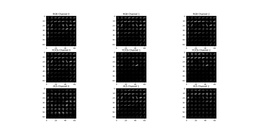
#> input picture output_images/car_hog.jpg, 256 x 133 px, shrunk from 1920 x 994 before the run, given as the content of the folder data/vehicles/vehicles/, which was not available
$ python features.py   (older library calls are emulated)
#> lines starting #> are read from the running program, lines starting #| are printed output that depends on the picture; pictures that were not available may be replaced by others from this repository, and a replacement may not be noted
### utils.py
import matplotlib.image as mpimg
import matplotlib.pyplot as plt
import numpy as np
import cv2
import glob
import os


def visualize(fig, rows, cols, imgs, titles, figname=None, cmap=None):
    for i, img in enumerate(imgs):
        plt.subplot(rows, cols, i+1)
        #plt.title(i+1)
        plt.title(titles[i])
        if (cmap == None):
            img_dims = len(img.shape)
            if img_dims < 3:
                plt.imshow(img, cmap='hot')
            else:
                plt.imshow(img)
        else:
            plt.imshow(img, cmap=cmap)
    plt.show()

    if (figname != None):
        fig.savefig(figname)


# Function that takes an image,
# start and stop positions in both x and y,
# window size (x and y dimensions),
# and overlap fraction (for both x and y)
# [48 lines left out: functions slide_window, draw_boxes, not called in this run]

# Read car and non-car images from files
def get_training_data(nsamples='ALL'):

    basedir = 'data/vehicles/vehicles/'

    image_types = os.listdir(basedir)
    cars = []

    for imtype in image_types:
        cars.extend(glob.glob(basedir+imtype+'/*'))

    print('Number of Vehicle Images found:',len(cars))

    basedir = 'data/non-vehicles/non-vehicles/'

    image_types = os.listdir(basedir)
    notcars = []

    for imtype in image_types:
        notcars.extend(glob.glob(basedir+imtype+'/*'))

    print('Number of Non-Vehicle Images found:',len(notcars))

    if (nsamples == 'ALL'):
        train_cars = cars
        train_notcars = notcars
    else:
        random_idxs = np.random.randint(0, len(cars), nsamples)

        train_cars = np.array(cars)[random_idxs]
        train_notcars = np.array(notcars)[random_idxs]

    return train_cars, train_notcars

### features.py
import numpy as np
import cv2
import matplotlib.image as mpimg
import matplotlib.pyplot as plt
from skimage.feature import hog

from utils import visualize
from utils import get_training_data

# Function to return HOG features and visualization
def get_hog_features(img, orient, pix_per_cell, cell_per_block,
                        vis=False, feature_vec=True):
    # Call with two outputs if vis==True
    if vis == True:
        features, hog_image = hog(img, orientations=orient,
                                  pixels_per_cell=(pix_per_cell, pix_per_cell),
                                  cells_per_block=(cell_per_block, cell_per_block),
                                  transform_sqrt=True,
                                  visualise=vis, feature_vector=feature_vec)
        return features, hog_image
    # Otherwise call with one output
    else:
        features = hog(img, orientations=orient,
                       pixels_per_cell=(pix_per_cell, pix_per_cell),
                       cells_per_block=(cell_per_block, cell_per_block),
                       transform_sqrt=True,
                       visualise=vis, feature_vector=feature_vec)
        return features

# Function to compute binned color features
# [98 lines left out: functions get_spatial_binning_features, get_color_hist_features, extract_features_from_image, extract_features_from_image_list, not called in this run]

if __name__ == '__main__':
    # Hyper paramaters

    color_space = 'RGB'
    hog_channel = 0
    orient = 9
    pix_per_cell = 8
    cell_per_block = 2
    spatial_size = (32,32)
    hist_bins = 32

    cars, noncars = get_training_data(nsamples=1)
    car_image = mpimg.imread(cars[0])
#> car_image is the input picture: shape (133, 256, 3); min 0, max 255, mean 194.8
    noncar_image = mpimg.imread(noncars[0])

    hog_features, car_hog_image = get_hog_features(car_image[:,:,hog_channel], orient,
                            pix_per_cell, cell_per_block, vis=True, feature_vec=True)
#> in get_hog_features, `features, hog_image = hog(img, orientations=orient, pixels_per_cell=(p..`: features = 16740 values, max 1 at index 135, min 0 at index 0, mean 0.0747
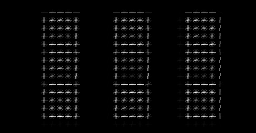
#> car_hog_image: shape (133, 256) float64; min 0, max 5.3, mean 0.168; drawn with min black and max white
#> hog_features has the same summary as features in get_hog_features

    hog_features, noncar_hog_image = get_hog_features(noncar_image[:,:,hog_channel], orient,
                            pix_per_cell, cell_per_block, vis=True, feature_vec=True)


    images = [car_image, noncar_image, car_hog_image, noncar_hog_image]
    titles = ['car image', 'non car image', 'car hog', 'noncar hog']
    fig = plt.figure(figsize=(12,6))
    visualize(fig, 2, 2, images, titles, figname='output_images/example_car_noncar_hog.jpg')
#> the loop in visualize, `for i, img in enumerate(imgs):` made 4 passes
#> img_dims on passes 1 to 4: 3, 3, 2, 2
#> in visualize, `plt.show()`:
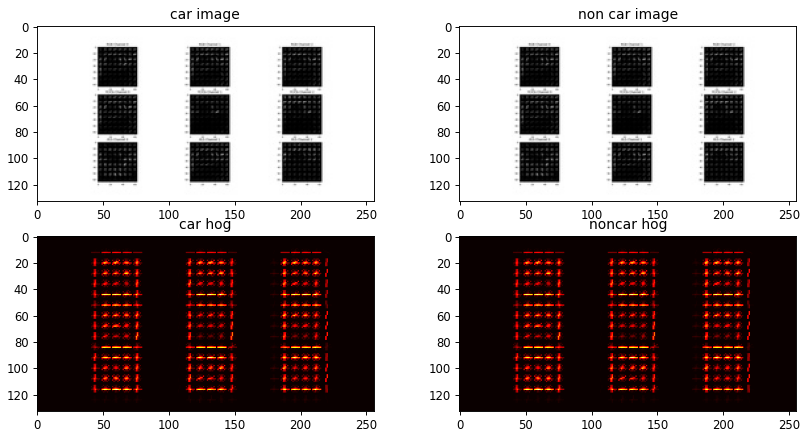
#> figure drawn by matplotlib, 4 panels

    images = []
    titles = []

    color_space = 'RGB'
    feature_image = car_image

    hog_channel = 0
    hog_features, hog_image = get_hog_features(feature_image[:,:,hog_channel], orient,
                            pix_per_cell, cell_per_block, vis=True, feature_vec=True)
    images.append(hog_image)
    titles.append('RGB Channel 0')

    hog_channel = 1
    hog_features, hog_image = get_hog_features(feature_image[:,:,hog_channel], orient,
                            pix_per_cell, cell_per_block, vis=True, feature_vec=True)
    images.append(hog_image)
    titles.append('RGB Channel 1')

    hog_channel = 2
    hog_features, hog_image = get_hog_features(feature_image[:,:,hog_channel], orient,
                            pix_per_cell, cell_per_block, vis=True, feature_vec=True)
    images.append(hog_image)
    titles.append('RGB Channel 2')

    color_space = 'YCrCb'
    feature_image = cv2.cvtColor(car_image, cv2.COLOR_RGB2YCrCb)
#> feature_image: shape (133, 256, 3); mean of channels 0, 1, 2 194.8, 128, 128

    hog_channel = 0
    hog_features, hog_image = get_hog_features(feature_image[:,:,hog_channel], orient,
                            pix_per_cell, cell_per_block, vis=True, feature_vec=True)
    images.append(hog_image)
    titles.append('YCrCb Channel 0')

    hog_channel = 1
    hog_features, hog_image = get_hog_features(feature_image[:,:,hog_channel], orient,
                            pix_per_cell, cell_per_block, vis=True, feature_vec=True)
#> hog_image: shape (133, 256) float64; every value is 0
#> hog_features = 16740 values from 0 to 0
    images.append(hog_image)
    titles.append('YCrCb Channel 1')

    hog_channel = 2
    hog_features, hog_image = get_hog_features(feature_image[:,:,hog_channel], orient,
                            pix_per_cell, cell_per_block, vis=True, feature_vec=True)
    images.append(hog_image)
    titles.append('YCrCb Channel 2')

    color_space = 'HLS'
    feature_image = cv2.cvtColor(car_image, cv2.COLOR_RGB2HLS)
#> feature_image: shape (133, 256, 3); mean of channels 0, 1, 2 0, 194.8, 0

    hog_channel = 0
    hog_features, hog_image = get_hog_features(feature_image[:,:,hog_channel], orient,
                            pix_per_cell, cell_per_block, vis=True, feature_vec=True)
    images.append(hog_image)
    titles.append('HLS Channel 0')

    hog_channel = 1
    hog_features, hog_image = get_hog_features(feature_image[:,:,hog_channel], orient,
                            pix_per_cell, cell_per_block, vis=True, feature_vec=True)
#> hog_features has the same summary as features in get_hog_features
    images.append(hog_image)
    titles.append('HLS Channel 1')

    hog_channel = 2
    hog_features, hog_image = get_hog_features(feature_image[:,:,hog_channel], orient,
                            pix_per_cell, cell_per_block, vis=True, feature_vec=True)
#> hog_features = 16740 values from 0 to 0
    images.append(hog_image)
    titles.append('HLS Channel 2')


    fig = plt.figure(figsize=(24,24))
    visualize(fig, 3, 3, images, titles, figname='output_images/car_hog_colorspace.jpg', cmap='gray')
#> the loop in visualize (call 2), `for i, img in enumerate(imgs):` made 9 passes

    images = []
    titles = []

    color_space = 'RGB'
    feature_image = noncar_image

    hog_channel = 0
    hog_features, hog_image = get_hog_features(feature_image[:,:,hog_channel], orient,
                            pix_per_cell, cell_per_block, vis=True, feature_vec=True)
#> hog_features has the same summary as features in get_hog_features
    images.append(hog_image)
    titles.append('RGB Channel 0')

    hog_channel = 1
    hog_features, hog_image = get_hog_features(feature_image[:,:,hog_channel], orient,
                            pix_per_cell, cell_per_block, vis=True, feature_vec=True)
    images.append(hog_image)
    titles.append('RGB Channel 1')

    hog_channel = 2
    hog_features, hog_image = get_hog_features(feature_image[:,:,hog_channel], orient,
                            pix_per_cell, cell_per_block, vis=True, feature_vec=True)
    images.append(hog_image)
    titles.append('RGB Channel 2')

    color_space = 'YCrCb'
    feature_image = cv2.cvtColor(noncar_image, cv2.COLOR_RGB2YCrCb)

    hog_channel = 0
    hog_features, hog_image = get_hog_features(feature_image[:,:,hog_channel], orient,
                            pix_per_cell, cell_per_block, vis=True, feature_vec=True)
    images.append(hog_image)
    titles.append('YCrCb Channel 0')

    hog_channel = 1
    hog_features, hog_image = get_hog_features(feature_image[:,:,hog_channel], orient,
                            pix_per_cell, cell_per_block, vis=True, feature_vec=True)
#> hog_features = 16740 values from 0 to 0
    images.append(hog_image)
    titles.append('YCrCb Channel 1')

    hog_channel = 2
    hog_features, hog_image = get_hog_features(feature_image[:,:,hog_channel], orient,
                            pix_per_cell, cell_per_block, vis=True, feature_vec=True)
    images.append(hog_image)
    titles.append('YCrCb Channel 2')

    color_space = 'HLS'
    feature_image = cv2.cvtColor(noncar_image, cv2.COLOR_RGB2HLS)

    hog_channel = 0
    hog_features, hog_image = get_hog_features(feature_image[:,:,hog_channel], orient,
                            pix_per_cell, cell_per_block, vis=True, feature_vec=True)
    images.append(hog_image)
    titles.append('HLS Channel 0')

    hog_channel = 1
    hog_features, hog_image = get_hog_features(feature_image[:,:,hog_channel], orient,
                            pix_per_cell, cell_per_block, vis=True, feature_vec=True)
#> hog_features has the same summary as features in get_hog_features
    images.append(hog_image)
    titles.append('HLS Channel 1')

    hog_channel = 2
    hog_features, hog_image = get_hog_features(feature_image[:,:,hog_channel], orient,
                            pix_per_cell, cell_per_block, vis=True, feature_vec=True)
#> hog_features = 16740 values from 0 to 0
    images.append(hog_image)
    titles.append('HLS Channel 2')


    fig = plt.figure(figsize=(24,24))
    visualize(fig, 3, 3, images, titles, figname='output_images/noncar_hog_colorspace.jpg', cmap='gray')


    images = []
    titles = []

    color_space = 'YCrCb'
    feature_image = cv2.cvtColor(car_image, cv2.COLOR_RGB2YCrCb)

    orient = 3

    hog_channel = 0
    hog_features, hog_image = get_hog_features(feature_image[:,:,hog_channel], orient,
                            pix_per_cell, cell_per_block, vis=True, feature_vec=True)
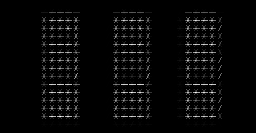
#> hog_image: shape (133, 256) float64; min 0, max 5.63, mean 0.172; drawn with min black and max white
#> hog_features = 5580 values, max 1 at index 45, min 0 at index 0, mean 0.164
    images.append(hog_image)
    titles.append('YCrCb Channel 0 - 3 orientations')

    hog_channel = 1
    hog_features, hog_image = get_hog_features(feature_image[:,:,hog_channel], orient,
                            pix_per_cell, cell_per_block, vis=True, feature_vec=True)
#> hog_features = 5580 values from 0 to 0
    images.append(hog_image)
    titles.append('YCrCb Channel 1 - 3 orientations')

    hog_channel = 2
    hog_features, hog_image = get_hog_features(feature_image[:,:,hog_channel], orient,
                            pix_per_cell, cell_per_block, vis=True, feature_vec=True)
    images.append(hog_image)
    titles.append('YCrCb Channel 2 - 3 orientations')

    orient = 9

    hog_channel = 0
    hog_features, hog_image = get_hog_features(feature_image[:,:,hog_channel], orient,
                            pix_per_cell, cell_per_block, vis=True, feature_vec=True)
#> hog_features has the same summary as features in get_hog_features
    images.append(hog_image)
    titles.append('YCrCb Channel 0 - 9 orientations')

    hog_channel = 1
    hog_features, hog_image = get_hog_features(feature_image[:,:,hog_channel], orient,
                            pix_per_cell, cell_per_block, vis=True, feature_vec=True)
#> hog_features = 16740 values from 0 to 0
    images.append(hog_image)
    titles.append('YCrCb Channel 1 - 9 orientations')

    hog_channel = 2
    hog_features, hog_image = get_hog_features(feature_image[:,:,hog_channel], orient,
                            pix_per_cell, cell_per_block, vis=True, feature_vec=True)
    images.append(hog_image)
    titles.append('YCrCb Channel 2 - 9 orientations')

    orient = 15

    hog_channel = 0
    hog_features, hog_image = get_hog_features(feature_image[:,:,hog_channel], orient,
                            pix_per_cell, cell_per_block, vis=True, feature_vec=True)
    images.append(hog_image)
    titles.append('YCrCb Channel 0 - 15 orientations')

    hog_channel = 1
    hog_features, hog_image = get_hog_features(feature_image[:,:,hog_channel], orient,
                            pix_per_cell, cell_per_block, vis=True, feature_vec=True)
    images.append(hog_image)
    titles.append('YCrCb Channel 1 - 15 orientations')

    hog_channel = 2
    hog_features, hog_image = get_hog_features(feature_image[:,:,hog_channel], orient,
                            pix_per_cell, cell_per_block, vis=True, feature_vec=True)
    images.append(hog_image)
    titles.append('YCrCb Channel 2 - 15 orientations')

    fig = plt.figure(figsize=(24,24))
    visualize(fig, 3, 3, images, titles, figname='output_images/car_hog_orient.jpg', cmap='gray')

    images = []
    titles = []

    color_space = 'YCrCb'
    orient = 9
    feature_image = cv2.cvtColor(car_image, cv2.COLOR_RGB2YCrCb)

    pix_per_cell = 4

    hog_channel = 0
    hog_features, hog_image = get_hog_features(feature_image[:,:,hog_channel], orient,
                            pix_per_cell, cell_per_block, vis=True, feature_vec=True)
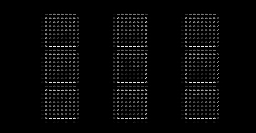
#> hog_image: shape (133, 256) float64; min 0, max 7.81, mean 0.245; drawn with min black and max white
    images.append(hog_image)
    titles.append('YCrCb Channel 0 - 4 pixels/cell')

    hog_channel = 1
    hog_features, hog_image = get_hog_features(feature_image[:,:,hog_channel], orient,
                            pix_per_cell, cell_per_block, vis=True, feature_vec=True)
    images.append(hog_image)
    titles.append('YCrCb Channel 1 - 4 pixels/cell')

    hog_channel = 2
    hog_features, hog_image = get_hog_features(feature_image[:,:,hog_channel], orient,
                            pix_per_cell, cell_per_block, vis=True, feature_vec=True)
    images.append(hog_image)
    titles.append('YCrCb Channel 2 - 4 pixels/cell')

    pix_per_cell = 8

    hog_channel = 0
    hog_features, hog_image = get_hog_features(feature_image[:,:,hog_channel], orient,
                            pix_per_cell, cell_per_block, vis=True, feature_vec=True)
#> hog_features has the same summary as features in get_hog_features
    images.append(hog_image)
    titles.append('YCrCb Channel 0 - 8 pixels/cell')

    hog_channel = 1
    hog_features, hog_image = get_hog_features(feature_image[:,:,hog_channel], orient,
                            pix_per_cell, cell_per_block, vis=True, feature_vec=True)
#> hog_features = 16740 values from 0 to 0
    images.append(hog_image)
    titles.append('YCrCb Channel 1 - 8 pixels/cell')

    hog_channel = 2
    hog_features, hog_image = get_hog_features(feature_image[:,:,hog_channel], orient,
                            pix_per_cell, cell_per_block, vis=True, feature_vec=True)
    images.append(hog_image)
    titles.append('YCrCb Channel 2 - 8 pixels/cell')

    pix_per_cell = 16

    hog_channel = 0
    hog_features, hog_image = get_hog_features(feature_image[:,:,hog_channel], orient,
                            pix_per_cell, cell_per_block, vis=True, feature_vec=True)
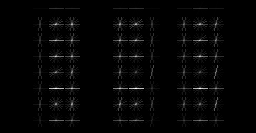
#> hog_image: shape (133, 256) float64; min 0, max 4.67, mean 0.0937; drawn with min black and max white
#> hog_features = 3780 values, max 1 at index 504, min 0 at index 0, mean 0.1
    images.append(hog_image)
    titles.append('YCrCb Channel 0 - 16 pixels/cell')

    hog_channel = 1
    hog_features, hog_image = get_hog_features(feature_image[:,:,hog_channel], orient,
                            pix_per_cell, cell_per_block, vis=True, feature_vec=True)
#> hog_features = 3780 values from 0 to 0
    images.append(hog_image)
    titles.append('YCrCb Channel 1 - 16 pixels/cell')

    hog_channel = 2
    hog_features, hog_image = get_hog_features(feature_image[:,:,hog_channel], orient,
                            pix_per_cell, cell_per_block, vis=True, feature_vec=True)
    images.append(hog_image)
    titles.append('YCrCb Channel 2 - 16 pixels/cell')

    fig = plt.figure(figsize=(24,24))
    visualize(fig, 3, 3, images, titles, figname='output_images/car_hog_pix_per_cell.jpg', cmap='gray')

    images = []
    titles = []

    color_space = 'YCrCb'
    orient = 9
    pix_per_cell = 8

    feature_image = cv2.cvtColor(car_image, cv2.COLOR_RGB2YCrCb)

    cell_per_block = 1

    hog_channel = 0
    hog_features, hog_image = get_hog_features(feature_image[:,:,hog_channel], orient,
                            pix_per_cell, cell_per_block, vis=True, feature_vec=True)
#> hog_features = 4608 values, max 1 at index 49, min 0 at index 0, mean 0.151
    images.append(hog_image)
    titles.append('YCrCb Channel 0 - 1 cells/block')

    hog_channel = 1
    hog_features, hog_image = get_hog_features(feature_image[:,:,hog_channel], orient,
                            pix_per_cell, cell_per_block, vis=True, feature_vec=True)
#> hog_features = 4608 values from 0 to 0
    images.append(hog_image)
    titles.append('YCrCb Channel 1 - 1 cells/block')

    hog_channel = 2
    hog_features, hog_image = get_hog_features(feature_image[:,:,hog_channel], orient,
                            pix_per_cell, cell_per_block, vis=True, feature_vec=True)
    images.append(hog_image)
    titles.append('YCrCb Channel 2 - 1 cells/block')

    cell_per_block = 2

    hog_channel = 0
    hog_features, hog_image = get_hog_features(feature_image[:,:,hog_channel], orient,
                            pix_per_cell, cell_per_block, vis=True, feature_vec=True)
#> hog_features has the same summary as features in get_hog_features
    images.append(hog_image)
    titles.append('YCrCb Channel 0 - 2 cells/block')

    hog_channel = 1
    hog_features, hog_image = get_hog_features(feature_image[:,:,hog_channel], orient,
                            pix_per_cell, cell_per_block, vis=True, feature_vec=True)
#> hog_features = 16740 values from 0 to 0
    images.append(hog_image)
    titles.append('YCrCb Channel 1 - 2 cells/block')

    hog_channel = 2
    hog_features, hog_image = get_hog_features(feature_image[:,:,hog_channel], orient,
                            pix_per_cell, cell_per_block, vis=True, feature_vec=True)
    images.append(hog_image)
    titles.append('YCrCb Channel 2 - 2 cells/block')

    cell_per_block = 4

    hog_channel = 0
    hog_features, hog_image = get_hog_features(feature_image[:,:,hog_channel], orient,
                            pix_per_cell, cell_per_block, vis=True, feature_vec=True)
    images.append(hog_image)
    titles.append('YCrCb Channel 0 - 4 cells/block')

    hog_channel = 1
    hog_features, hog_image = get_hog_features(feature_image[:,:,hog_channel], orient,
                            pix_per_cell, cell_per_block, vis=True, feature_vec=True)
    images.append(hog_image)
    titles.append('YCrCb Channel 1 - 4 cells/block')

    hog_channel = 2
    hog_features, hog_image = get_hog_features(feature_image[:,:,hog_channel], orient,
                            pix_per_cell, cell_per_block, vis=True, feature_vec=True)
    images.append(hog_image)
    titles.append('YCrCb Channel 2 - 4 cells/block')

    fig = plt.figure(figsize=(24,24))
    visualize(fig, 3, 3, images, titles, figname='output_images/car_hog_cell_per_block.jpg', cmap='gray')
